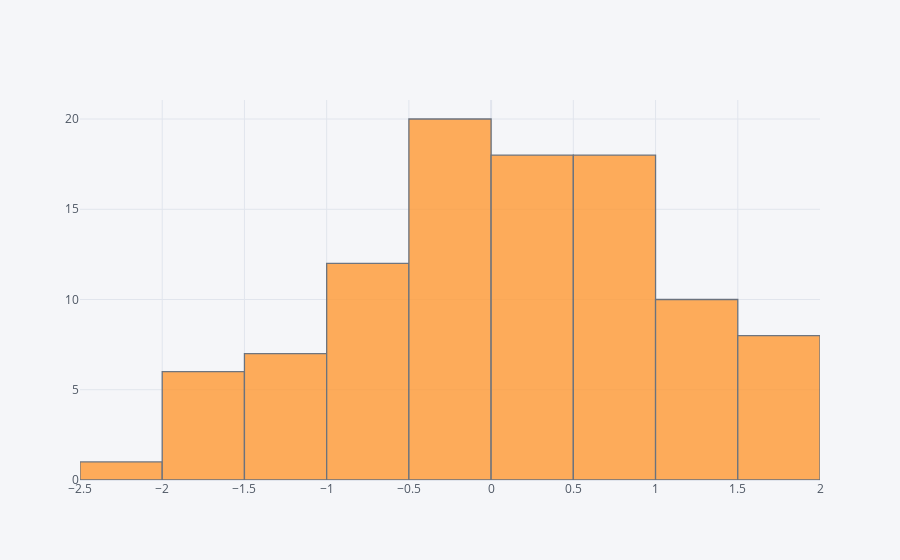

The cell this chart's notebook holds for it:
### Code cell
df['a'].iplot(kind='hist')

### Figure 1 — Plotly figure (JSON) as saved in the notebook; plotly's stock layout.template omitted (floating-point values rounded to 4 significant figures)
{"data": [{"histfunc": "count", "histnorm": "", "marker": {"color": "rgba(255, 153, 51, 1.0)", "line": {"color": "#4D5663", "width": 1.3}}, "name": "a", "opacity": 0.8, "orientation": "v", "type": "histogram", "x": [1.018, 1.143, 1.019, 1.349, 1.926, -0.7477, -1.316, 1.405, 0.971, 0.9856, -0.7565, -0.1146, 0.8392, 1.517, -0.4966, -0.3938, -0.1826, -0.02876, -0.1045, 1.548, 0.8233, 0.1512, -0.4496, -1.043, -0.3471, 1.495, -0.7038, -1.2, 0.4066, 0.2117, -0.6575, -1.988, -1.811, -0.504, -1.667, -0.5488, 0.08783, 0.9157, 0.2247, 0.3381, 1.192, -0.4422, -1.505, 0.8088, -0.7908, -0.7992, -0.5594, -0.1211, -0.976, -0.5359, 1.965, 0.1746, -2.277, -0.6696, 0.1864, 0.3099, 1.353, 0.009597, 0.3356, 1.184, -0.09461, -1.437, 0.5089, -1.415, -1.194, 0.632, -0.4606, 1.536, 0.7672, 0.4347, 0.7696, -0.2519, 0.7229, 0.4015, -1.594, -0.4392, 0.589, 0.9744, -0.298, 1.492, -0.2917, -0.2393, -1.039, -0.04042, 0.3425, 1.636, 0.367, -0.3182, -1.699, 0.07257, 0.5633, 0.409, 0.341, 0.5755, 1.726, 0.8318, 1.667, 0.5497, -0.2417, 0.5212]}], "layout": {"barmode": "overlay", "legend": {"bgcolor": "#F5F6F9", "font": {"color": "#4D5663"}}, "paper_bgcolor": "#F5F6F9", "plot_bgcolor": "#F5F6F9", "title": {"font": {"color": "#4D5663"}}, "xaxis": {"gridcolor": "#E1E5ED", "showgrid": true, "tickfont": {"color": "#4D5663"}, "title": {"font": {"color": "#4D5663"}, "text": ""}, "zerolinecolor": "#E1E5ED"}, "yaxis": {"gridcolor": "#E1E5ED", "showgrid": true, "tickfont": {"color": "#4D5663"}, "title": {"font": {"color": "#4D5663"}, "text": ""}, "zerolinecolor": "#E1E5ED"}}}
